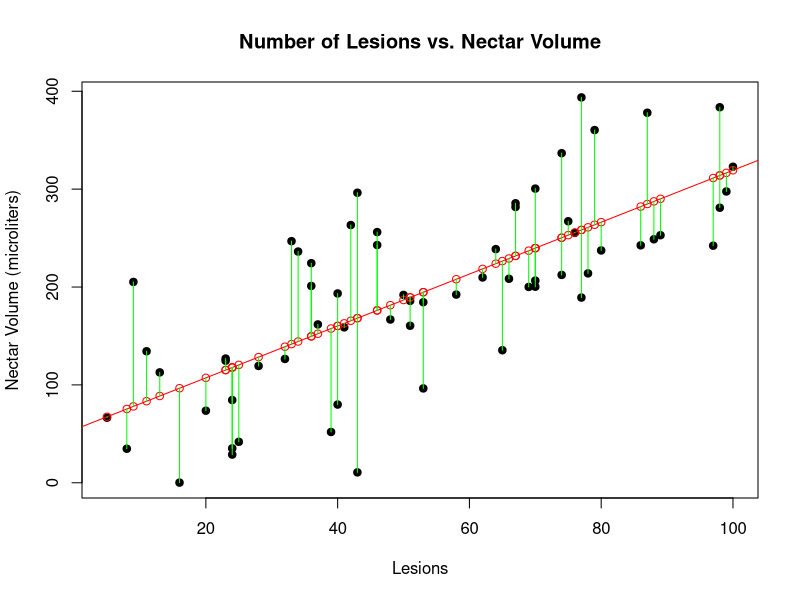
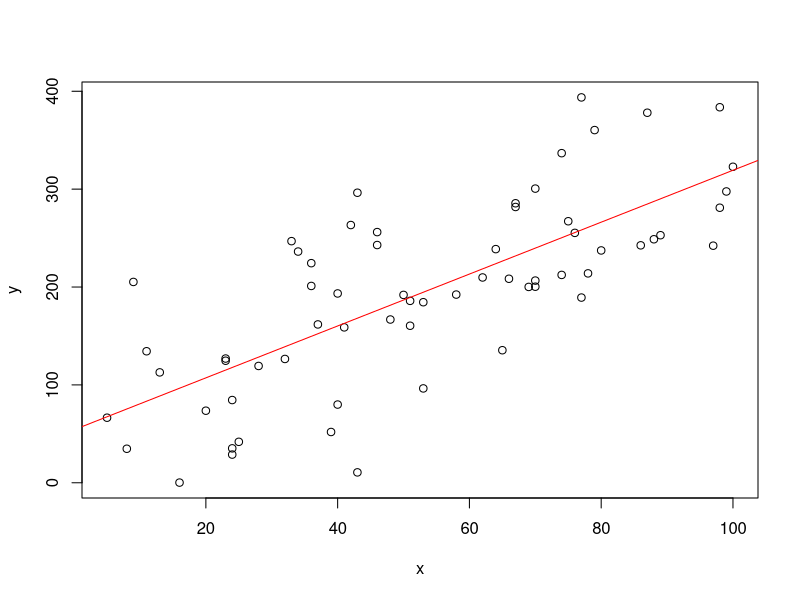

These charts were generated, in order, by the following R code:
# Optim for basic linear regression

#nectar.ul
y <- c(160.44, 41.85, 238.72, 383.67, 84.53, 360.34, 285.57, 267.2, 79.92, 201.09, 189.23, 200.1, 248.79, 378.07, 209.76, 206.58, 66.49, 263.33, 0.19, 191.95, 28.81, 246.87, 297.63, 252.93, 242.9, 393.72, 322.86, 256.12, 300.55, 281.77, 208.44, 200.32, 205.19, 51.89, 336.75, 34.77, 161.78, 96.41, 134.38, 236.24, 73.64, 166.8, 255.32, 185.87, 35.18, 135.43, 124.7, 126.5, 212.36, 126.93, 192.28, 213.94, 281.01, 158.78, 242.59, 237.37, 112.79, 242.23, 119.35, 193.43, 224.37, 184.48, 296.33, 10.63)

#lesions
x <- c(51, 25, 64, 98, 24, 79, 67, 75, 40, 36, 77, 69, 88, 87, 62, 70, 5, 42, 16, 50, 24, 33, 99, 89, 46, 77, 100, 46, 70, 67, 66, 70, 9, 39, 74, 8, 37, 53, 11, 34, 20, 48, 76, 51, 24, 65, 23, 32, 74, 23, 58, 78, 98, 41, 86, 80, 13, 97, 28, 40, 36, 53, 43, 43)

sink_y <- function(b,m,x) {
  y <- b + m * x
  return(y)}

#----ssq_procerr() ----------------
# Returns the sum of squares for the  model with process error. This is set up for use with optim.
# p:     Vector of initial values for b and m
# y:  Vector of data for y
# x:    Vector data for x

ssq_sink_procerr <- function(p,y,x) {
  #In the next line we refer to the parameters in p by name so that the code
  #is self documenting
  y_pred <- sink_y(b=p[1],m=p[2],x)
  d <- y - y_pred
  ssq <- sum(d^2)
  return(ssq)}

# Linear view - we'll use this to fit the model
plot.new()
plot(x,y,pch=19, main="Number of Lesions vs. Nectar Volume",xlab="Lesions",ylab="Nectar Volume (microliters)")

# Initialize parameters: ****TRY DIFFERENT STARTING VALUES TOO****
b <- 50
m <- 2

# Optimization: finding the minimum SSQ
par <- c(b,m)  #Put the starting parameters in a vector
fit <- optim( par, ssq_sink_procerr, y=y, x=x )
fit   #Note: check convergence code = 0.

# Calculate fitted model dynamics for best parameter values.
# Also called "fitted values".
y_pred <- sink_y( b=fit$par[1], m=fit$par[2], x )

# Plot fitted model over the data
points(x,y_pred,col="red")
abline(fit$par[1],fit$par[2],col="red")
segments(x,y_pred,x,y,col="green") #deviations if you want to be fancy

lmfit<-lm(y~x)
lmfit
anova(lmfit)
plot.new()
plot(x,y)
abline(lmfit,col="red")
